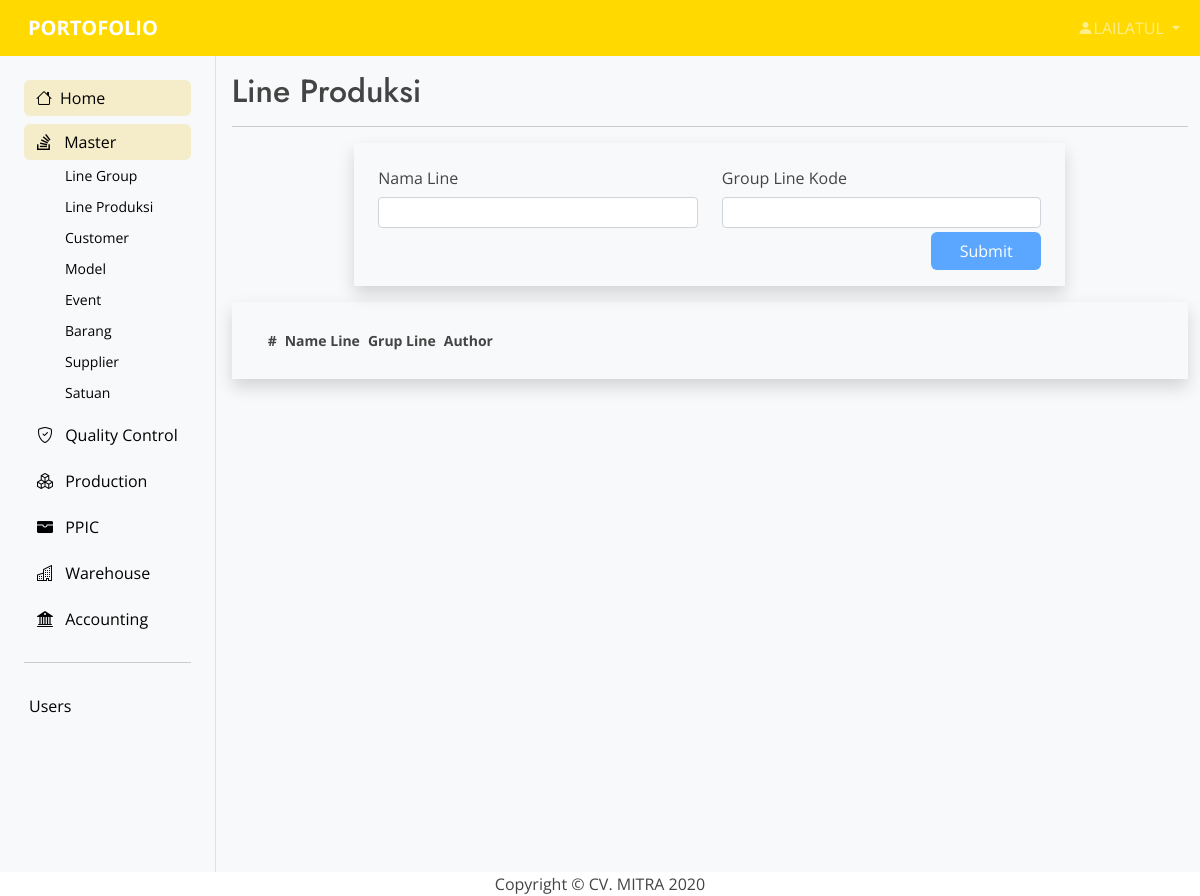
The app's page /pages/master/add-lineprd.php (signed in), older data.
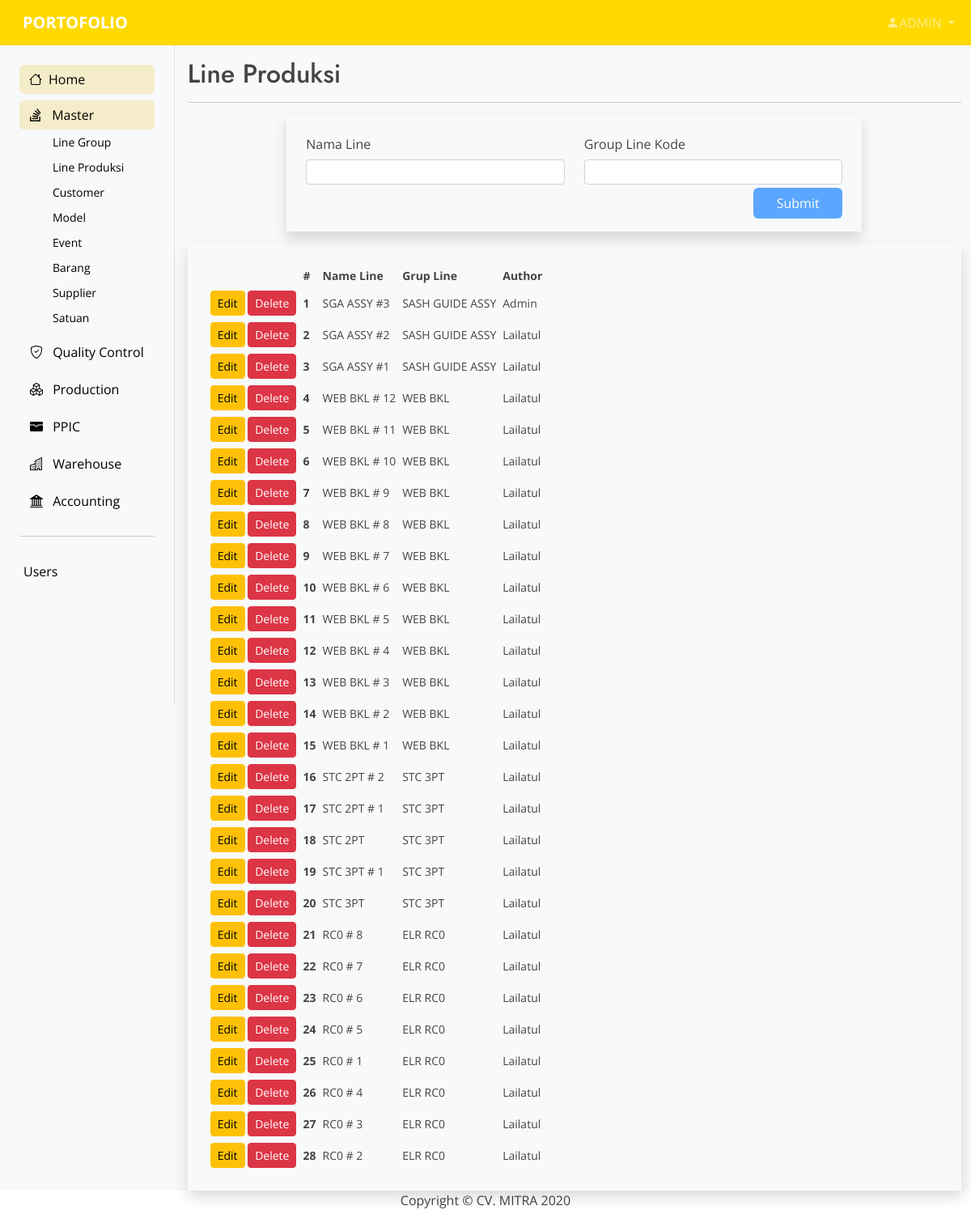
The same page, newer data.
### tables this page shows
CREATE TABLE `master_line` (
  `id` int(11) NOT NULL,
  `nama` varchar(30) NOT NULL,
  `grupline` varchar(30) NOT NULL,
  `create_at` datetime NOT NULL DEFAULT current_timestamp(),
  `author` varchar(30) NOT NULL
);

### pages/master/add-lineprd.php (the view, shortened to what the changed rows need)
<?php
    include "../../connect.php";
?>
<?php
    $tabelnya       = "master_line";
?>
<!DOCTYPE html>
<html lang="en">
<head>
    <?php include '../../layout/header.php' ?>
</head>
<body class="bg-light bg-light" >
	<section>
        <?php include '../../layout/topbar.php' ?>
    </section>
    <section class="container-xxl">
		<div class="row flex-nowrap">
			<div class="col-auto px-0 max-vh-100">
                <div class="col ps-md-3 max-vh-100" data-aos="fade" data-aos-delay="100">
                    <div class="page-header pt-3">
                        <h2>Line Produksi</h2>
                    </div>
                    <div class="row justify-content-md-center">
                        <div class="col-lg-12 col-md-12">
                            <div class="container shadow px-4 py-4">
                                <div class="table-responsive-lg">
                                    <table id="lineprd_table" class="table-sm display nowrap table-hover">
                                        <thead>
                                            <tr>
                                                <th scope="col"></th>
                                                <th scope="col">#</th>
                                                <th scope="col">Name Line</th>
                                                <th scope="col">Grup Line</th>
                                                <th scope="col">Author</th>
                                            </tr>
                                        </thead>
                                        <tbody>
                                            <?php
                                            $sql2   = "SELECT * FROM $tabelnya ORDER BY create_at DESC";
                                            $q2     = mysqli_query($conn, $sql2);
                                            $order   = 1;
                                            while ($r2 = mysqli_fetch_array($q2)) {
                                                $id             = $r2['id'];
                                                $namaline       = $r2['nama'];
                                                $grupcode       = $r2['grupline'];
                                                $author         = $r2['author'];
                                            ?>
                                                <tr>
                                                    <td scope="row">
                                                        <a href="add-lineprd.php?op=edit&id=<?php echo $id ?>"><button type="button" class="btn btn-sm btn-warning">Edit</button></a>
                                                        <a href="add-lineprd.php?op=delete&id=<?php echo $id ?>" onclick="return confirm('Are you sure you want to delete the data?')"><button type="button" class="btn btn-sm btn-danger">Delete</button></a>
                                                    </td>
                                                    <th scope="row"><?php echo $order++ ?></th>
                                                    <td scope="row"><?php echo $namaline  ?></td>
                                                    <td scope="row"><?php echo $grupcode ?></td>
                                                    <td scope="row"><?php echo $author ?></td>
                                                </tr>
                                            <?php
                                            }
                                            ?>
                                        </tbody>
                                    </table>
                                </div>
                            </div>
                        </div>
                    </div>
                </div>
            </div>
        </div>
    </section>
</body>
</html>

### layout/topbar.php (shortened to what the changed rows need)
<header>
			<nav class="navbar navbar-expand-md navbar-dark">
			  	<div class="container-xxl">
					<div class="collapse navbar-collapse" id="topbar">
						<ul class="navbar-nav d-flex ms-auto">
							<li class="nav-item dropdown">
								<a class="nav-link dropdown-toggle"
								href="#" id="navbarDropdown"
								role="button"
								data-bs-toggle="dropdown"
								aria-expanded="false">
								<span class="bi bi-person-fill"><?php echo strtoupper($_SESSION['name']); ?></span>
								</a>
							</li>
						</ul>
					</div>
			  	</div>
		  	</nav>
		</header>

Row changes from the older to the newer data that the page shows:
added master_line: nama "SGA ASSY #3", grupline "SASH GUIDE ASSY", author "Admin"
added master_line: nama "SGA ASSY #2", grupline "SASH GUIDE ASSY", author "Lailatul"
added master_line: nama "SGA ASSY #1", grupline "SASH GUIDE ASSY", author "Lailatul"
added master_line: nama "WEB BKL # 12", grupline "WEB BKL", author "Lailatul"
added master_line: nama "WEB BKL # 11", grupline "WEB BKL", author "Lailatul"
added master_line: nama "WEB BKL # 10", grupline "WEB BKL", author "Lailatul"
added master_line: nama "WEB BKL # 9", grupline "WEB BKL", author "Lailatul"
added master_line: nama "WEB BKL # 8", grupline "WEB BKL", author "Lailatul"
added master_line: nama "WEB BKL # 7", grupline "WEB BKL", author "Lailatul"
added master_line: nama "WEB BKL # 6", grupline "WEB BKL", author "Lailatul"
added master_line: nama "WEB BKL # 5", grupline "WEB BKL", author "Lailatul"
added master_line: nama "WEB BKL # 4", grupline "WEB BKL", author "Lailatul"
added master_line: nama "WEB BKL # 3", grupline "WEB BKL", author "Lailatul"
added master_line: nama "WEB BKL # 2", grupline "WEB BKL", author "Lailatul"
added master_line: nama "WEB BKL # 1", grupline "WEB BKL", author "Lailatul"
added master_line: nama "STC 2PT # 2", grupline "STC 3PT", author "Lailatul"
added master_line: nama "STC 2PT # 1", grupline "STC 3PT", author "Lailatul"
added master_line: nama "STC 2PT", grupline "STC 3PT", author "Lailatul"
added master_line: nama "STC 3PT # 1", grupline "STC 3PT", author "Lailatul"
added master_line: nama "STC 3PT", grupline "STC 3PT", author "Lailatul"
added master_line: nama "RC0 # 8", grupline "ELR RC0", author "Lailatul"
added master_line: nama "RC0 # 7", grupline "ELR RC0", author "Lailatul"
added master_line: nama "RC0 # 6", grupline "ELR RC0", author "Lailatul"
added master_line: nama "RC0 # 5", grupline "ELR RC0", author "Lailatul"
added master_line: nama "RC0 # 1", grupline "ELR RC0", author "Lailatul"
added master_line: nama "RC0 # 4", grupline "ELR RC0", author "Lailatul"
added master_line: nama "RC0 # 3", grupline "ELR RC0", author "Lailatul"
added master_line: nama "RC0 # 2", grupline "ELR RC0", author "Lailatul"
Text that changed along with them:
$_SESSION['name']: "LAILATUL" → "ADMIN"
